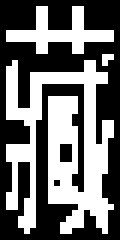
//> input picture match_pic/zw1.bmp, 20 x 40 px, given in place of test3.jpg, which was not available (shown 6 times larger)
$ ./源   (built with g++ and OpenCV 4)
//> lines starting //> are read from the running program, lines starting //| are printed output that depends on the picture; after the words box and inside, x2 and y2 are one past the last pixel; in counts of white or black regions, pixels touching at a corner belong together; pictures that were not available may be replaced by others from this repository, and a replacement may not be noted
#include <opencv2/highgui/highgui.hpp>
#include <opencv2/core/core.hpp>
#include <opencv2/imgproc/imgproc.hpp>
#include <iostream>

using namespace cv;

vector<Mat>  Img_segmentation(Mat& img1, Mat&img2);
double proCale(Mat& mat1, int width_1, int height_1, int width_2, int height_2);
int getPro(Mat& mat1, int type);


#define NUM 0
#define LET 1
#define CHI 2

#define  match_detect 65

//模版地址索引
string match_pic[match_detect] =
{
	{ ".//match_pic//0.bmp" },
	{ ".//match_pic//1.bmp" },
	{ ".//match_pic//2.bmp" },
	{ ".//match_pic//3.bmp" },
	{ ".//match_pic//4.bmp" },
	{ ".//match_pic//5.bmp" },
	{ ".//match_pic//6.bmp" },
	{ ".//match_pic//7.bmp" },
	{ ".//match_pic//8.bmp" },
	{ ".//match_pic//9.bmp" },

	{ ".//match_pic//A.bmp" },
	{ ".//match_pic//B.bmp" },
	{ ".//match_pic//C.bmp" },
	{ ".//match_pic//D.bmp" },
	{ ".//match_pic//E.bmp" },
	{ ".//match_pic//F.bmp" },
	{ ".//match_pic//G.bmp" },
	{ ".//match_pic//H.bmp" },
	{ ".//match_pic//J.bmp" },
	{ ".//match_pic//K.bmp" },
	{ ".//match_pic//L.bmp" },
	{ ".//match_pic//M.bmp" },
	{ ".//match_pic//N.bmp" },
	{ ".//match_pic//P.bmp" },
	{ ".//match_pic//Q.bmp" },
	{ ".//match_pic//R.bmp" },
	{ ".//match_pic//S.bmp" },
	{ ".//match_pic//T.bmp" },
	{ ".//match_pic//U.bmp" },
	{ ".//match_pic//V.bmp" },
	{ ".//match_pic//W.bmp" },
	{ ".//match_pic//X.bmp" },
	{ ".//match_pic//Y.bmp" },
	{ ".//match_pic//Z.bmp" },

	{ ".//match_pic//zw1.bmp" },
	{ ".//match_pic//zw2.bmp" },
	{ ".//match_pic//zw3.bmp" },
	{ ".//match_pic//zw4.bmp" },
	{ ".//match_pic//zw5.bmp" },
	{ ".//match_pic//zw6.bmp" },
	{ ".//match_pic//zw7.bmp" },
	{ ".//match_pic//zw8.bmp" },
	{ ".//match_pic//zw9.bmp" },
	{ ".//match_pic//zw10.bmp" },
	{ ".//match_pic//zw11.bmp" },
	{ ".//match_pic//zw12.bmp" },
	{ ".//match_pic//zw13.bmp" },
	{ ".//match_pic//zw14.bmp" },
	{ ".//match_pic//zw15.bmp" },
	{ ".//match_pic//zw16.bmp" },
	{ ".//match_pic//zw17.bmp" },
	{ ".//match_pic//zw18.bmp" },
	{ ".//match_pic//zw19.bmp" },
	{ ".//match_pic//zw20.bmp" },
	{ ".//match_pic//zw21.bmp" },
	{ ".//match_pic//zw22.bmp" },
	{ ".//match_pic//zw23.bmp" },
	{ ".//match_pic//zw24.bmp" },
	{ ".//match_pic//zw25.bmp" },
	{ ".//match_pic//zw26.bmp" },
	{ ".//match_pic//zw27.bmp" },
	{ ".//match_pic//zw28.bmp" },
	{ ".//match_pic//zw29.bmp" },
	{ ".//match_pic//zw30.bmp" },
	{ ".//match_pic//zw31.bmp" },
};

//模版索引
string name[match_detect] =
{
	"0",
	"1",
	"2",
	"3",
	"4",
	"5",
	"6",
	"7",
	"8",
	"9",

	"A",
	"B",
	"C",
	"D",
	"E",
	"F",
	"G",
	"H",
	"J",
	"K",
	"L",
	"M",
	"N",
	"P",
	"Q",
	"R",
	"S",
	"T",
	"U",
	"V",
	"W",
	"X",
	"Y",
	"Z",

	"藏",
	"川",
	"鄂",
	"甘",
	"赣",
	"贵",
	"桂",
	"黑",
	"沪",
	"吉",
	"冀",
	"津",
	"晋",
	"京",
	"辽",
	"鲁",
	"蒙",
	"闽",
	"宁",
	"青",
	"琼",
	"陕",
	"苏",
	"皖",
	"湘",
	"新",
	"渝",
	"豫",
	"粤",
	"云",
	"浙",
};


int result[7];	//保存识别索引
int type[7] =	//车牌，中英文数字格式
{
	CHI,
	LET,
	LET,
	NUM,
	NUM,
	NUM,
	NUM,
};


int main()
{
//	system("color fc");
	Mat img_gray, img_edge;
	//img_gray = imread("test1.jpg", 0);

		//img_gray = imread("test2.jpg", 0);

		img_gray = imread("test3.jpg", 0);
//> img_gray: 40 rows x 20 cols, CV_8UC1; 43.4% white in thin lines or dots, all inside (x1, y1, x2, y2) = (1, 1, 19, 39)
		imshow("原图（灰度）",img_gray);

	//图像滤波
	GaussianBlur(img_gray, img_gray, Size(3, 3), 0, 0);
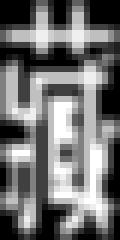
//> img_gray: 40 rows x 20 cols, CV_8UC1 (shown 6 times larger); min 0, max 255, mean 113.2
	imshow("高斯滤波", img_gray);

	//边缘检测
	Canny(img_gray, img_edge, 100, 200);
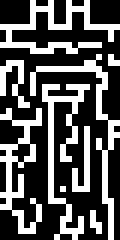
//> img_edge: 40 rows x 20 cols, CV_8UC1 (shown 6 times larger); 33.6% white in thin lines or dots
	imshow("边缘检测", img_edge);

//	printf("%d,%d", img_gray.cols, img_gray.rows);


	//执行图像分割，分割后的块保存在vector<Mat> ROI中
	vector<Mat> ROI = Img_segmentation(img_edge,img_gray);

	//单个字符匹配
	for (int i = 0; i < 7; i++)
	{
		Mat img = ROI[i];	//从vector<Mat> ROI中读取分割后的块
		resize(img, img, Size(60, 120));  //调整与模版同样大小
		threshold(img, img, 0, 255, CV_THRESH_BINARY + CV_THRESH_OTSU); //自动二值化，好于模版对应
		result[i] = getPro(img, type[i]); //获得索引号，保存到result数组
	}
	//通过result数组中保存的索引对应name索引数组输出字符串
	printf("车牌识别结果是：");
	for (int i = 0; i < 7; i++)
	{
		printf("%s", name[result[i]].c_str());
	}

	waitKey(0);

}
/**********************************************************************/
//车牌分割，寻找边界，缩放到指定大小409*90 等比例切割 得到7个ROI返回
//输入；灰度图，边缘图
//返回：7个切割完成的ROI块
/**********************************************************************/
vector<Mat>  Img_segmentation(Mat& img1,Mat&img2)
{
	#define T 27
	#define T1 2
	int i, j;
	int row_start, row_end;//用来记录车牌开始，结束行
	int col_start, col_end;//用来记录车牌开始，结束列
	int count = 0;//用来记录行或列的白点个数

	row_start = 0;
	row_end = 0;
	col_start = 0;
	col_end = 0;
	int row[320]; //120
	int col[600]; //340
	int k;
	k = 0;
	bool flag = false;

	for (j = 0; j <img1.rows; j++)												//找到上行开始 一行一行扫描
	{
		count = 0;
		for (i = 0; i <img1.cols - 1; i++)
		{
			if (img1.at<uchar>(j, i) != img1.at<uchar>(j, i + 1))				//统计跳变次数，真正有效数据区域跳变数比较大
				count++;
			if (count>T)
			{
				row[k] = j;
				k++;
				break;
			}
		}
	}
//> this loop made 40 passes
//> count on passes 1 to 12: 8, 4, 8, 8, 4, 4, 4, 5, 4, 4, 5, 5
//> after the loop, count = 6; row = 320 values from 0 to 0; k = 0

	for (i = 0; i<k; i++)														//从上边开始，3行连续有多次跳变认为是起始行
	{
		if ((row[i] == row[i + 1] - 1) && (row[i + 1] == row[i + 2] - 1)){
			row_start = row[i];
			break;
		}
	}
//> this loop made 0 passes
	//	cout << "the start row:" << row_start << endl;
	//printf("the start row:%d\r\n", row_start);
	line(img2, Point(0, row_start), Point(img2.cols, row_start), Scalar(255, 0, 0), 1, 8, 0);
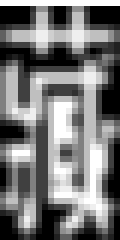
//> img2: 40 rows x 20 cols, CV_8UC1 (shown 6 times larger); 2.5% of pixels changed, all inside (x1, y1, x2, y2) = (0, 0, 20, 1)
	//cvLine(pImg8u, cvPoint(0, row_start), cvPoint(src->width, row_start), cvScalar(255, 0, 0), 1, 8, 0);


	for (i = k - 1; i>row_start; i--)     //从下边开始，3行连续有多次跳变认为是起始行
	{
		if ((row[i] == row[i - 1] + 1) && (row[i - 1] == row[i - 2] + 1)){
			row_end = row[i];
			break;
		}
	}
	//	cout << "the end row:" << row_end << endl;
	//printf("the end row:%d\r\n", row_end);
	//cvLine(pImg8u, cvPoint(0, row_end), cvPoint(src->width, row_end), cvScalar(255, 0, 0), 1, 8, 0);
	line(img2, Point(0, row_end), Point(img2.cols, row_end), Scalar(255, 0, 0), 1, 8, 0);


	flag = false;
	for (i = 10; i<img1.cols; i++)											//找到左边界 从最左10像素开始 一列一列扫描
	{
		count = 0;
		for (j = row_start; j<row_end; j++)
		{
			if (img1.at<uchar>(j, i) == 255)
				count++;
			if (count>T1)													//出现大量边界白色信息
			{
				col_start = i;
				flag = true;
				break;
			}
		}
		if (flag) break;
	}
//> after the loop, count = 0; col_start = 0; flag = false
	//	cout << "the start col:" << col_start << endl;
	//printf("the start col:%d\r\n", col_start);
	//cvLine(pImg8u, cvPoint(col_start, row_start), cvPoint(col_start, row_end), cvScalar(255, 0, 0), 1, 8, 0);
	line(img2, Point(col_start, row_start), Point(col_start, row_end), Scalar(255, 0, 0), 1, 8, 0);


	flag = false;
	for (i = img1.cols - 10; i>col_start; i--)           //找到右边界 从最右10像素开始 一列一列扫描
	{
		count = 0;
		for (j = row_start; j<row_end; j++)
		{
			if (img1.at<uchar>(j, i) == 255)
				count++;
			if (count>T1)					//出现大量边界白色信息
			{
				col_end = i;
				flag = true;
				break;
			}
		}
		if (flag) break;
	}
//> this loop made 10 passes
//> after the loop, count = 0; col_end = 0; flag = false
	//	cout << "the end col:" << col_end << endl;
	//printf("the end col:%d\r\n", col_end);
	//cvLine(pImg8u, cvPoint(col_end, row_start), cvPoint(col_end, row_end), cvScalar(255, 0, 0), 1, 8, 0);
	line(img2, Point(col_end, row_start), Point(col_end, row_end), Scalar(255, 0, 0), 1, 8, 0);

	imshow("检测有效信息区域", img2);

	Mat img_ROI = img2(Rect(Point(col_start, row_start), Point(col_end, row_end)));

//> (the run ends here: the program stops with an error, at `imshow("截取有效区域", img_ROI);`)
